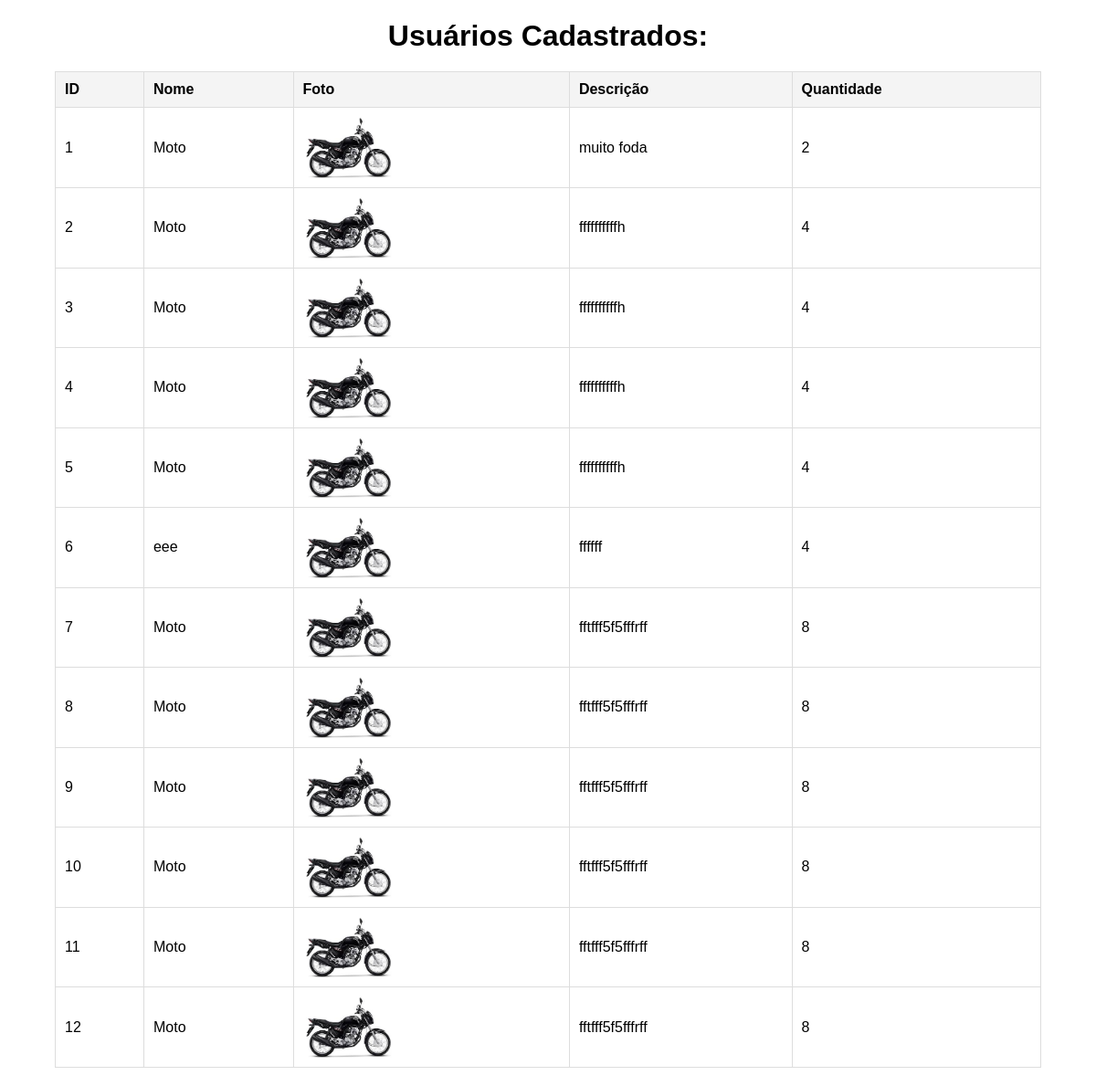
Screenshot of /usuarios/ with the database file from the repository.
### app_cad_usuarios/models.py (models this page shows, shortened)
class Usuario(models.Model):
    id = models.AutoField(primary_key=True)  # Autoincrementável, não precisa de valor padrão
    nome = models.CharField(max_length=100)
    descricao = models.TextField()
    quantidade = models.IntegerField()
    foto = models.ImageField(upload_to='fotos/', null=True, blank=True)

### app_cad_usuarios/views.py (the view, shortened to what this page needs)
# urls.py: path('usuarios/',views.usuarios, name='listagem_usuarios')
def usuarios(request):
    todos_usuarios = Usuario.objects.all()
    return render(request, 'usuarios/usuarios.html', {'usuarios': todos_usuarios})

### app_cad_usuarios/templates/usuarios/usuarios.html (shortened to what this page needs)
<!DOCTYPE html>
<html lang="en">
<head>
</head>
<body>
  <div class="container">
    <h1>Usuários Cadastrados:</h1>
    <table>
      <thead>
        <tr>
          <th>ID</th>
          <th>Nome</th>
          <th>Foto</th>
          <th>Descrição</th>
          <th>Quantidade</th>
        </tr>
      </thead>
      <tbody>
        {% for usuario in usuarios %}
        <tr>
          <td>{{ usuario.id }}</td>
          <td>{{ usuario.nome }}</td>
          <td>
            {% if usuario.foto %}
              <img src="{{ usuario.foto.url }}" alt="{{ usuario.nome }}">
            {% else %}
              <img src="/static/default_image.jpg" alt="Imagem não disponível">
            {% endif %}
          </td>
          <td>{{ usuario.descricao }}</td>
          <td>{{ usuario.quantidade }}</td>
        </tr>
        {% endfor %}
      </tbody>
    </table>
  </div>
</body>
</html>

### app_cad_usuarios/templates/usuarios/usuarios.html (style rules this page uses)
body { font-family: Arial, sans-serif; margin: 0; padding: 0; }
.container { width: 90%; max-width: 1200px; margin: 20px auto; }
h1 { text-align: center; margin-bottom: 20px; }
table { width: 100%; border-collapse: collapse; margin-bottom: 20px; }
th, td { padding: 10px; text-align: left; border: 1px solid #ddd; }
th { background-color: #f4f4f4; }
img { max-width: 100px; height: auto; display: block; }

### rows the page displays
Usuario: id "1", nome "Moto", foto (picture), descricao "muito foda", quantidade "2"
Usuario: id "2", nome "Moto", foto (picture), descricao "ffffffffffh", quantidade "4"
Usuario: id "3", nome "Moto", foto (picture), descricao "ffffffffffh", quantidade "4"
Usuario: id "4", nome "Moto", foto (picture), descricao "ffffffffffh", quantidade "4"
Usuario: id "5", nome "Moto", foto (picture), descricao "ffffffffffh", quantidade "4"
Usuario: id "6", nome "eee", foto (picture), descricao "ffffff", quantidade "4"
Usuario: id "7", nome "Moto", foto (picture), descricao "fftfff5f5fffrff", quantidade "8"
Usuario: id "8", nome "Moto", foto (picture), descricao "fftfff5f5fffrff", quantidade "8"
Usuario: id "9", nome "Moto", foto (picture), descricao "fftfff5f5fffrff", quantidade "8"
Usuario: id "10", nome "Moto", foto (picture), descricao "fftfff5f5fffrff", quantidade "8"
Usuario: id "11", nome "Moto", foto (picture), descricao "fftfff5f5fffrff", quantidade "8"
Usuario: id "12", nome "Moto", foto (picture), descricao "fftfff5f5fffrff", quantidade "8"
